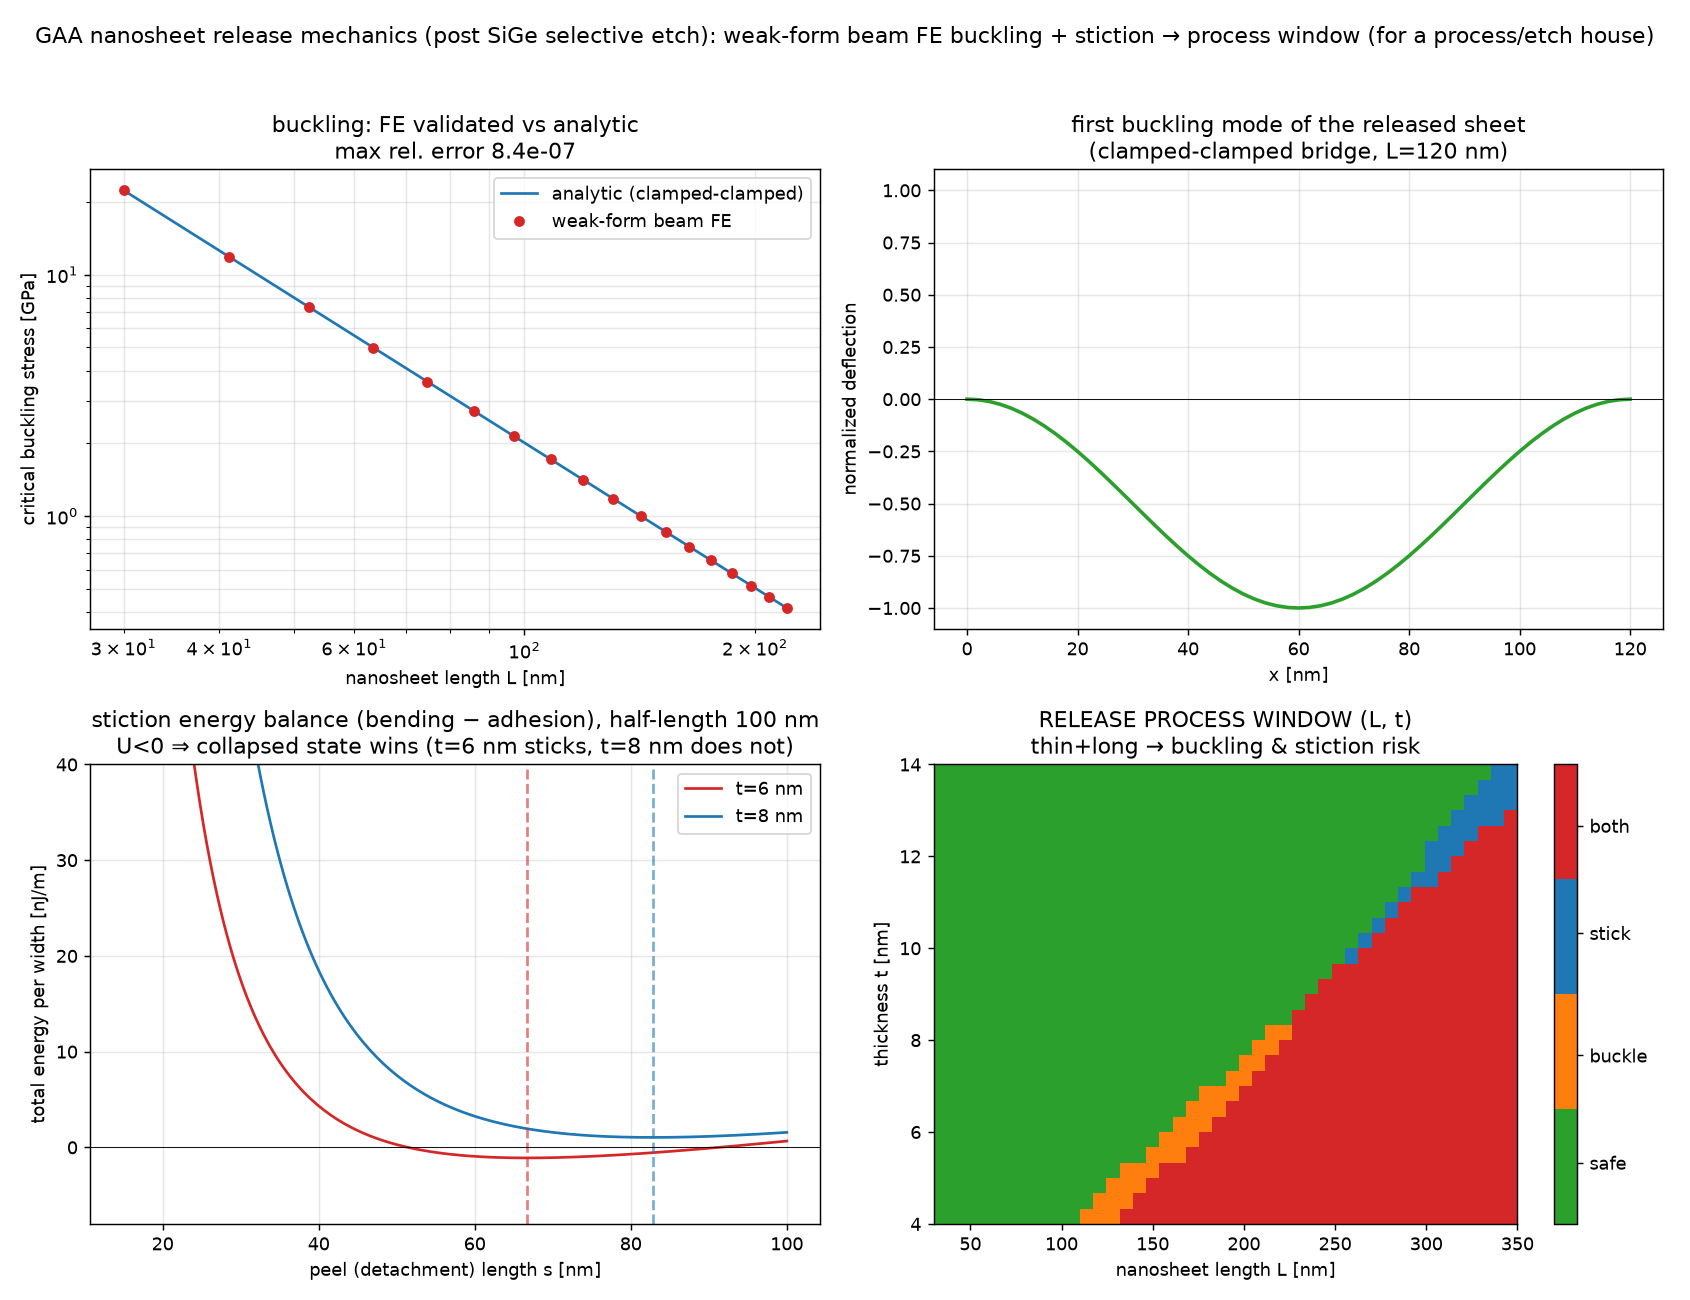

Source code (Python):
"""nanosheet_release_mechanics.py — solid-mechanics reliability of GAA nanosheet
RELEASE, the step directly downstream of Tokyo-Electron's signature selective SiGe
etch. After the SiGe is etched away the ultra-thin Si nanosheets are left as
suspended doubly-clamped bridges between the source/drain anchors, and two mechanical
failures gate the process window:

  1. BUCKLING — process residual (compressive) stress in the released sheet can
     exceed the Euler buckling load of the slender bridge, bowing the sheet
     (clamped-clamped critical stress  sigma_cr = pi^2 E t^2 / (3 L^2)).
  2. STICTION — during wet processing / drying, adhesion (van der Waals / capillary)
     to the neighbouring sheet or substrate can collapse the bridge if the adhesion
     energy beats the bending energy of peeling it back off. A clamped bridge stays
     stuck once its half-length exceeds the equilibrium detachment length
     s_eq = (18 E I g^2 / Gamma)^{1/4}  (I = t^3/12 per width, g the gap, Gamma the
     work of adhesion).

Method: weak-form Euler-Bernoulli beam finite elements (Hermite cubic, 2 dof/node).
The buckling load is the geometric-stiffness eigenvalue  K phi = P Kg phi, VALIDATED
against the analytic clamped-clamped value. Stiction is an energy balance (bending of
the peeled segment vs adhesion of the stuck segment) with the equilibrium peel front.
Combining both over a (length L, thickness t) grid gives the RELEASE PROCESS WINDOW:
which nanosheet geometries survive, which buckle, which stick — the quantity a process
house (etch/clean/dry) actually designs around.

Idea C / ML (kept subordinate): the window is swept by direct FE here; a surrogate on
this map is the natural fast-screening layer (cf. the theme-G operator demo), with FE
the accuracy authority. Physics is the substance.

Honest scope: linear Euler-Bernoulli (small-deflection buckling onset + linear-elastic
peel energy), isotropic Si modulus, per-unit-width 2D beam idealization of a sheet,
adhesion as a single work-of-adhesion Gamma. Illustrative but physical nm/GPa values.

Run:  python3 nanosheet_release_mechanics.py     (writes nanosheet_release_mechanics.png)
      python3 nanosheet_release_mechanics.py --help
"""
from __future__ import annotations

import argparse

import numpy as np
import scipy.linalg as sla

SEED = 20260726
E_SI = 170e9            # Si Young's modulus [Pa]
GAP = 6e-9            # gap to the neighbouring sheet / substrate [m]
GAMMA = 0.10          # work of adhesion [J/m^2] (van der Waals / capillary scale)
SIGMA_RES = 0.8e9     # process residual COMPRESSIVE stress [Pa]


def beam_matrices(L, t, n):
    """Assemble Hermite-cubic Euler-Bernoulli stiffness K and geometric stiffness Kg
    (per unit width) for a clamped-clamped beam of length L, thickness t, n elements.
    Kg is built for unit compressive axial load, so the buckling eigenvalue is P_cr."""
    I = t ** 3 / 12.0                        # second moment per unit width
    EI = E_SI * I
    le = L / n
    Ndof = 2 * (n + 1)
    K = np.zeros((Ndof, Ndof)); Kg = np.zeros((Ndof, Ndof))
    ke = EI / le ** 3 * np.array([
        [12, 6 * le, -12, 6 * le],
        [6 * le, 4 * le ** 2, -6 * le, 2 * le ** 2],
        [-12, -6 * le, 12, -6 * le],
        [6 * le, 2 * le ** 2, -6 * le, 4 * le ** 2]])
    kg = 1.0 / (30 * le) * np.array([        # unit compressive load P=1
        [36, 3 * le, -36, 3 * le],
        [3 * le, 4 * le ** 2, -3 * le, -le ** 2],
        [-36, -3 * le, 36, -3 * le],
        [3 * le, -le ** 2, -3 * le, 4 * le ** 2]])
    for e in range(n):
        d = [2 * e, 2 * e + 1, 2 * e + 2, 2 * e + 3]
        K[np.ix_(d, d)] += ke
        Kg[np.ix_(d, d)] += kg
    return K, Kg


def buckling_stress(L, t, n=40):
    """Smallest buckling load from the FE geometric-stiffness eigenproblem, returned
    as a critical stress sigma_cr = P_cr / (t * 1). Solved as the symmetric problem
    Kg phi = mu K phi with K SPD (well conditioned; Kg is singular so the (K,Kg) form
    is not), so P_cr = 1 / max(positive mu)."""
    K, Kg = beam_matrices(L, t, n)
    Ndof = K.shape[0]
    fixed = [0, 1, Ndof - 2, Ndof - 1]                 # clamped-clamped: w=w'=0 both ends
    free = [i for i in range(Ndof) if i not in fixed]
    mu = sla.eigh(Kg[np.ix_(free, free)], K[np.ix_(free, free)], eigvals_only=True)
    Pcr = 1.0 / float(np.max(mu))                      # per unit width [N/m]
    return Pcr / t, Pcr                                # sigma_cr [Pa], Pcr [N/m]


def buckling_mode(L, t, n=60):
    K, Kg = beam_matrices(L, t, n)
    Ndof = K.shape[0]
    fixed = [0, 1, Ndof - 2, Ndof - 1]
    free = [i for i in range(Ndof) if i not in fixed]
    mu, V = sla.eigh(Kg[np.ix_(free, free)], K[np.ix_(free, free)])
    k = int(np.argmax(mu))                             # largest mu = smallest P_cr = first mode
    phi = np.zeros(Ndof); phi[free] = V[:, k].real
    x = np.linspace(0, L, n + 1)
    wshape = phi[0::2]                                  # transverse deflections
    wshape = wshape / np.max(np.abs(wshape) + 1e-30)
    return x, wshape


def detachment_length(t, gap=GAP, gamma=GAMMA):
    """Equilibrium peel/detachment length for adhesion collapse (stiction).
    s_eq = (18 E I gap^2 / Gamma)^{1/4}; a bridge sticks if half-length >= s_eq."""
    I = t ** 3 / 12.0
    return (18.0 * E_SI * I * gap ** 2 / gamma) ** 0.25


def stiction_energy(s, a, t, gap=GAP, gamma=GAMMA):
    """Total energy per width of a collapsed bridge with peel length s and half-length
    a: bending of the peeled segment (fixed-guided, deflection=gap) minus adhesion of
    the stuck segment.  U(s) = 6 E I gap^2 / s^3 - Gamma (a - s)."""
    I = t ** 3 / 12.0
    return 6.0 * E_SI * I * gap ** 2 / s ** 3 - gamma * np.clip(a - s, 0, None)


def sticks(a, t, gap=GAP, gamma=GAMMA):
    """True stiction criterion: the collapsed state is favourable (min_s U(s) < 0).
    The energy minimum sits at the detachment length s_eq (or at the boundary s=a if
    the bridge is shorter), so evaluate U there."""
    s_star = min(detachment_length(t, gap, gamma), a)
    return stiction_energy(s_star, a, t, gap, gamma) < 0


def main():
    ap = argparse.ArgumentParser(description=__doc__,
                                 formatter_class=argparse.RawDescriptionHelpFormatter)
    ap.add_argument("--n", type=int, default=40, help="beam elements")
    ap.add_argument("--out", type=str, default="nanosheet_release_mechanics.png")
    args = ap.parse_args()
    np.random.seed(SEED)

    # ---- 1. buckling: FE vs analytic clamped-clamped, across length ----
    t0 = 6e-9
    Ls = np.linspace(30e-9, 220e-9, 18)
    sig_fe = np.array([buckling_stress(L, t0, args.n)[0] for L in Ls])
    sig_an = np.pi ** 2 * E_SI * t0 ** 2 / (3.0 * Ls ** 2)     # clamped-clamped
    rel = float(np.max(np.abs(sig_fe - sig_an) / sig_an))
    print(f"buckling FE vs analytic (clamped-clamped sigma_cr=pi^2 E t^2/3L^2): "
          f"max rel err {rel:.2e}  (t={t0*1e9:.0f} nm)")

    # ---- 2. a representative buckled mode ----
    xm, wm = buckling_mode(120e-9, t0)

    # ---- 3. stiction energy landscape + critical length ----
    a_half = 100e-9                                    # half bridge length
    s = np.linspace(15e-9, a_half, 200)
    U6 = stiction_energy(s, a_half, 6e-9)
    U8 = stiction_energy(s, a_half, 8e-9)
    seq6 = detachment_length(6e-9); seq8 = detachment_length(8e-9)
    # true critical half-length where min_s U = 0 (energy criterion), by bisection
    def a_crit(t):
        lo, hi = 1e-9, 2e-6
        for _ in range(60):
            mid = 0.5 * (lo + hi)
            if sticks(mid, t):
                hi = mid
            else:
                lo = mid
        return hi
    ac6 = a_crit(6e-9)
    print(f"stiction: energy-min detachment s_eq(t=6nm)={seq6*1e9:.1f} nm; collapsed state "
          f"favourable (min_s U<0) once half-length >= {ac6*1e9:.0f} nm -> sticks if "
          f"L>={2*ac6*1e9:.0f} nm (gap={GAP*1e9:.0f} nm, Gamma={GAMMA} J/m^2)")

    # ---- 4. process window over (L, t): safe / buckled / stuck ----
    Lg = np.linspace(30e-9, 350e-9, 44)
    tg = np.linspace(4e-9, 14e-9, 30)
    regime = np.zeros((len(tg), len(Lg)), dtype=int)   # 0 safe,1 buckle,2 stick,3 both
    for it_, t in enumerate(tg):
        for il, L in enumerate(Lg):
            scr, _ = buckling_stress(L, t, 24)
            buck = SIGMA_RES > scr
            stick = sticks(L / 2.0, t)                  # energy criterion min_s U < 0
            regime[it_, il] = (1 if buck else 0) + (2 if stick else 0)
    frac = {k: int(np.sum(regime == k)) for k in range(4)}
    print(f"process window (sigma_res={SIGMA_RES/1e9:.1f} GPa): "
          f"safe {frac[0]}, buckle {frac[1]}, stick {frac[2]}, both {frac[3]} "
          f"(of {regime.size} geometries)")

    _plot(args.out, Ls, sig_fe, sig_an, rel, xm, wm, s, U6, U8, seq6, seq8, a_half,
          Lg, tg, regime)
    print(f"wrote {args.out}")


def _plot(out, Ls, sig_fe, sig_an, rel, xm, wm, s, U6, U8, seq6, seq8, a_half,
          Lg, tg, regime):
    import matplotlib
    matplotlib.use("Agg")
    import matplotlib.pyplot as plt
    from matplotlib.colors import ListedColormap
    fig, ax = plt.subplots(2, 2, figsize=(13, 10))

    ax[0, 0].loglog(Ls * 1e9, sig_an / 1e9, "-", color="#1f77b4", label="analytic (clamped-clamped)")
    ax[0, 0].loglog(Ls * 1e9, sig_fe / 1e9, "o", ms=5, color="#d62728", label="weak-form beam FE")
    ax[0, 0].set_xlabel("nanosheet length L [nm]"); ax[0, 0].set_ylabel("critical buckling stress [GPa]")
    ax[0, 0].set_title(f"buckling: FE validated vs analytic\nmax rel. error {rel:.1e}")
    ax[0, 0].legend(); ax[0, 0].grid(True, which="both", alpha=0.3)

    ax[0, 1].plot(xm * 1e9, wm, "-", color="#2ca02c", lw=2)
    ax[0, 1].axhline(0, color="k", lw=0.5)
    ax[0, 1].fill_between([0, xm[-1] * 1e9], -1, 1, color="none")
    ax[0, 1].set_xlabel("x [nm]"); ax[0, 1].set_ylabel("normalized deflection")
    ax[0, 1].set_title("first buckling mode of the released sheet\n(clamped-clamped bridge, L=120 nm)")
    ax[0, 1].grid(True, alpha=0.3)

    ax[1, 0].plot(s * 1e9, U6 * 1e9, "-", color="#d62728", label="t=6 nm")
    ax[1, 0].plot(s * 1e9, U8 * 1e9, "-", color="#1f77b4", label="t=8 nm")
    ax[1, 0].axvline(seq6 * 1e9, color="#d62728", ls="--", alpha=0.6)
    ax[1, 0].axvline(seq8 * 1e9, color="#1f77b4", ls="--", alpha=0.6)
    ax[1, 0].axhline(0, color="k", lw=0.5)
    ax[1, 0].set_ylim(-8, 40)                           # zoom so the sub-zero dip (stiction) shows
    ax[1, 0].set_xlabel("peel (detachment) length s [nm]")
    ax[1, 0].set_ylabel("total energy per width [nJ/m]")
    ax[1, 0].set_title(f"stiction energy balance (bending − adhesion), half-length {a_half*1e9:.0f} nm\n"
                       f"U<0 ⇒ collapsed state wins (t=6 nm sticks, t=8 nm does not)")
    ax[1, 0].legend(); ax[1, 0].grid(True, alpha=0.3)

    cmap = ListedColormap(["#2ca02c", "#ff7f0e", "#1f77b4", "#d62728"])
    im = ax[1, 1].imshow(regime, origin="lower", aspect="auto", cmap=cmap, vmin=0, vmax=3,
                         extent=[Lg[0] * 1e9, Lg[-1] * 1e9, tg[0] * 1e9, tg[-1] * 1e9])
    cb = fig.colorbar(im, ax=ax[1, 1], ticks=[0.4, 1.1, 1.9, 2.6])
    cb.ax.set_yticklabels(["safe", "buckle", "stick", "both"])
    ax[1, 1].set_xlabel("nanosheet length L [nm]"); ax[1, 1].set_ylabel("thickness t [nm]")
    ax[1, 1].set_title("RELEASE PROCESS WINDOW (L, t)\nthin+long → buckling & stiction risk")

    fig.suptitle("GAA nanosheet release mechanics (post SiGe selective etch): weak-form "
                 "beam FE buckling + stiction → process window (for a process/etch house)",
                 fontsize=12)
    fig.tight_layout(rect=[0, 0, 1, 0.96])
    fig.savefig(out, dpi=130)


if __name__ == "__main__":
    main()
